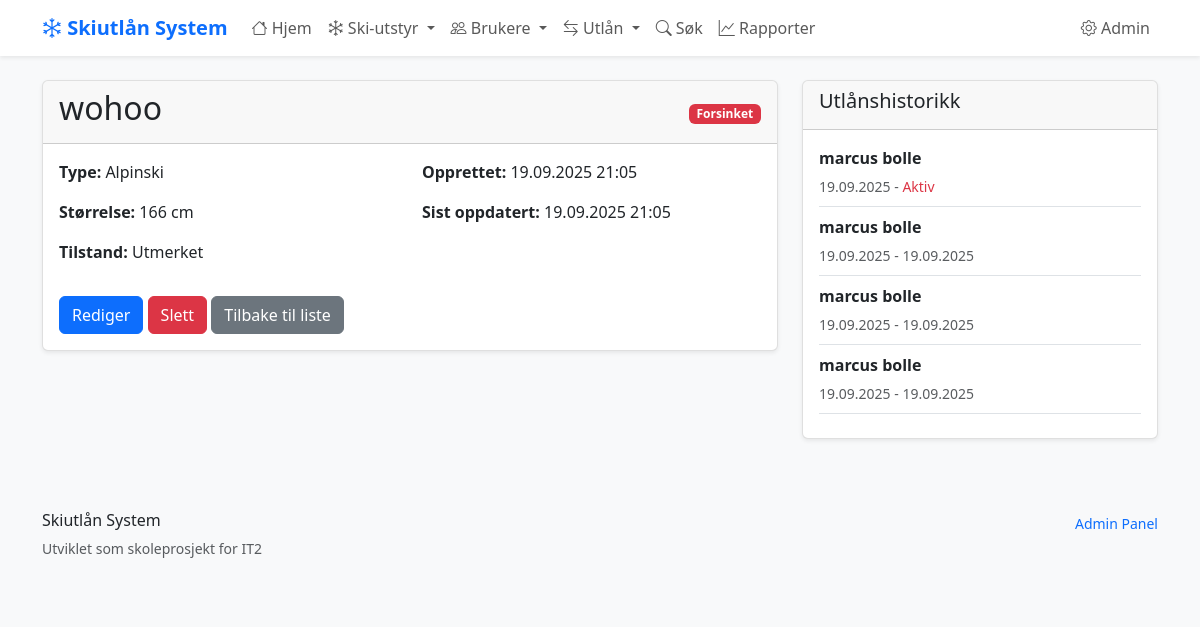
Page /ski-items/14/ on the committed database.
### skiutlan/models.py (models this page shows, shortened)
class SkiItem(models.Model):
    SKI_TYPES = [
        ('alpinski', 'Alpinski'),
        ('langrenn', 'Langrennsski'),
        ('snowboard', 'Snowboard'),
        ('stovler', 'Skistøvler'),
        ('staver', 'Skistaver'),
    ]
    navn = models.CharField(max_length=100, help_text="Navn på ski-elementet")
    type_ski = models.CharField(
        max_length=20,
        choices=SKI_TYPES,
        help_text="Type ski-element"
    )
    storrelse = models.IntegerField(
        validators=[MinValueValidator(1), MaxValueValidator(300)],
        help_text="Størrelse i cm for ski/staver, EU-størrelse for støvler"
    )
    tilstand = models.CharField(
        max_length=20,
        choices=[
            ('utmerket', 'Utmerket'),
            ('god', 'God'),
            ('slitt', 'Slitt'),
            ('reparasjon', 'Trenger reparasjon'),
        ],
        default='god'
    )
    opprettet = models.DateTimeField(auto_now_add=True)
    oppdatert = models.DateTimeField(auto_now=True)
    class Meta:
        verbose_name = "Ski-element"
        verbose_name_plural = "Ski-elementer"
        ordering = ['type_ski', 'storrelse']  # Sorterer automatisk
    @property
    def er_ledig(self):
        return not self.utlan_set.filter(returnert_dato__isnull=True).exists()

class Utlan(models.Model):
    bruker = models.ForeignKey(Bruker, on_delete=models.CASCADE)
    ski_item = models.ForeignKey(SkiItem, on_delete=models.CASCADE)
    utlant_dato = models.DateTimeField(auto_now_add=True)
    planlagt_retur = models.DateTimeField()
    returnert_dato = models.DateTimeField(blank=True, null=True)
    @property
    def er_forsinket(self):
        if self.returnert_dato:
            return False
        from django.utils import timezone
        current_time = timezone.now().replace(second=0, microsecond=0)
        return self.planlagt_retur < current_time

class Bruker(models.Model):
    fornavn = models.CharField(max_length=50)
    etternavn = models.CharField(max_length=50)
    telefon = models.CharField(
        max_length=15,
        unique=True,  # Hver bruker må ha unikt telefonnummer
        help_text="Telefonnummer med landkode (+47)"
    )
    epost = models.EmailField(blank=True, null=True)
    registrert = models.DateTimeField(auto_now_add=True)
    class Meta:
        verbose_name = "Bruker"
        verbose_name_plural = "Brukere"
        ordering = ['etternavn', 'fornavn']

### skiutlan/views.py (the view)
# urls.py: path('ski-items/<int:item_id>/', views.ski_item_detalj, name='ski_item_detalj'),
def ski_item_detalj(request, item_id):
    ski_item = get_object_or_404(SkiItem, id=item_id)
    utlan_historikk = ski_item.utlan_set.all().order_by('-utlant_dato')
    er_ledig = ski_item.er_ledig
    context = {
        'ski_item': ski_item,
        'utlan_historikk': utlan_historikk,
        'er_ledig': er_ledig,
    }
    return render(request, 'skiutlan/ski_item_detalj.html', context)

### skiutlan/templates/skiutlan/ski_item_detalj.html (shortened to what this page needs)
{% extends 'skiutlan/base.html' %}
{% block content %}
<div class="row">
    <div class="col-md-8">
        <div class="card">
            <div class="card-header d-flex justify-content-between align-items-center">
                <h2>{{ ski_item.navn }}</h2>
                <div>
                    {% if er_ledig %}
                        <span class="badge bg-success">Ledig</span>
                    {% else %}
                        {% for utlan in ski_item.utlan_set.all %}
                            {% if not utlan.returnert_dato %}
                                {% if utlan.er_forsinket %}
                                    <span class="badge bg-danger">Forsinket</span>
                                {% else %}
                                    <span class="badge bg-warning">Utlånt</span>
                                {% endif %}
                            {% endif %}
                        {% endfor %}
                    {% endif %}
                </div>
            </div>
            <div class="card-body">
                <div class="row">
                    <div class="col-md-6">
                        <p><strong>Type:</strong> {{ ski_item.get_type_ski_display }}</p>
                        <p><strong>Størrelse:</strong> {{ ski_item.storrelse }}
                        {% if ski_item.type_ski == 'stovler' %}EU{% else %}cm{% endif %}</p>
                        <p><strong>Tilstand:</strong> {{ ski_item.get_tilstand_display }}</p>
                    </div>
                    <div class="col-md-6">
                        <p><strong>Opprettet:</strong> {{ ski_item.opprettet|date:"d.m.Y H:i" }}</p>
                        <p><strong>Sist oppdatert:</strong> {{ ski_item.oppdatert|date:"d.m.Y H:i" }}</p>
                    </div>
                </div>
                <div class="mt-3">
                    <a href="{% url 'skiutlan:ski_item_rediger' ski_item.id %}" class="btn btn-primary">Rediger</a>
                    <a href="{% url 'skiutlan:ski_item_slett' ski_item.id %}" class="btn btn-danger">Slett</a>
                    <a href="{% url 'skiutlan:ski_item_liste' %}" class="btn btn-secondary">Tilbake til liste</a>
                </div>
            </div>
        </div>
    </div>
    <div class="col-md-4">
        <div class="card">
            <div class="card-header">
                <h5>Utlånshistorikk</h5>
            </div>
            <div class="card-body">
                {% if utlan_historikk %}
                    {% for utlan in utlan_historikk %}
                        <div class="border-bottom pb-2 mb-2">
                            <p class="mb-1"><strong>{{ utlan.bruker.fornavn }} {{ utlan.bruker.etternavn }}</strong></p>
                            <small class="text-muted">
                                {{ utlan.utlant_dato|date:"d.m.Y" }} -
                                {% if utlan.returnert_dato %}
                                    {{ utlan.returnert_dato|date:"d.m.Y" }}
                                {% else %}
                                    <span class="text-danger">Aktiv</span>
                                {% endif %}
                            </small>
                        </div>
                    {% endfor %}
                {% else %}
                    <p class="text-muted">Ingen utlånshistorikk</p>
                {% endif %}
            </div>
        </div>
    </div>
</div>
{% endblock %}

### skiutlan/templates/skiutlan/base.html (style rules this page uses)
:root { --primary-color: #0d6efd; --secondary-color: #6c757d; --success-color: #198754; --warning-color: #ffc107; --danger-color: #dc3545; }
body { font-family: 'Segoe UI', Tahoma, Geneva, Verdana, sans-serif; background-color: #f8f9fa; }
.card { box-shadow: 0 0.125rem 0.25rem rgba(0, 0, 0, 0.075); border: 1px solid rgba(0, 0, 0, 0.125); }

### rows in the picture
SkiItem: navn "wohoo", type_ski "Alpinski", storrelse "166", tilstand "Utmerket", opprettet "19.09.2025 21:05", oppdatert "19.09.2025 21:05"
Utlan: shows "Forsinket", bruker.fornavn "marcus", bruker.etternavn "bolle", utlant_dato "19.09.2025", shows "Aktiv"
Utlan: bruker.fornavn "marcus", bruker.etternavn "bolle", utlant_dato "19.09.2025", returnert_dato "19.09.2025"
Utlan: bruker.fornavn "marcus", bruker.etternavn "bolle", utlant_dato "19.09.2025", returnert_dato "19.09.2025"
Utlan: bruker.fornavn "marcus", bruker.etternavn "bolle", utlant_dato "19.09.2025", returnert_dato "19.09.2025"
